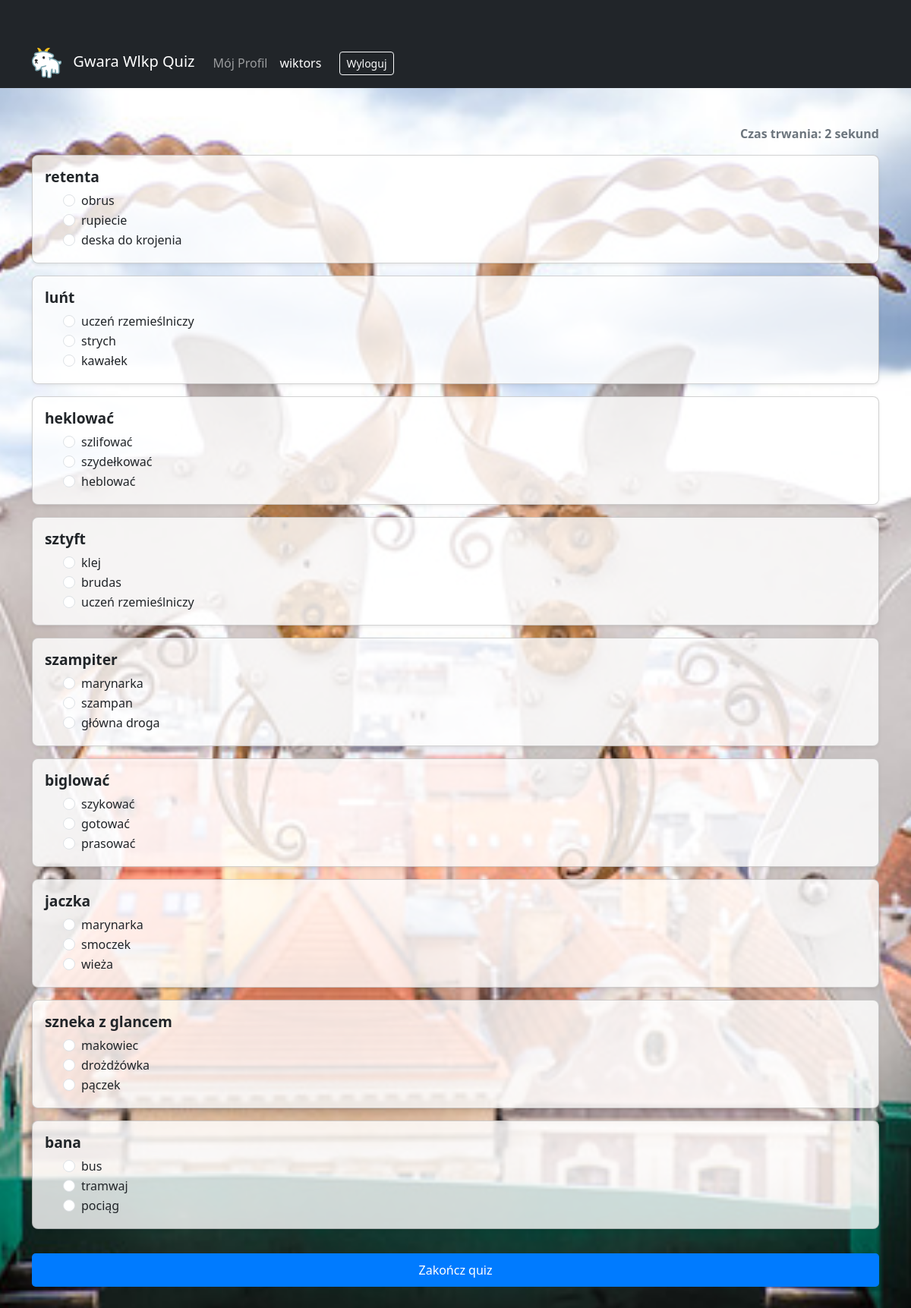
Screenshot of / (signed in) with the database file from the repository.
### Quiz/models.py (models this page shows, shortened)
class QuesModel(models.Model):
    question = models.CharField(max_length=200, null=True, verbose_name="Pytanie")
    op1 = models.CharField(max_length=200, null=True, verbose_name="Opcja 1")
    op2 = models.CharField(max_length=200, null=True, verbose_name="Opcja 2")
    op3 = models.CharField(max_length=200, null=True, verbose_name="Opcja 3")
    correct_option = models.PositiveSmallIntegerField(
        choices=[
            (1, "Opcja 1"),
            (2, "Opcja 2"),
            (3, "Opcja 3"),
            (4, "Opcja 4"),
        ],
        verbose_name="Poprawna opcja",
        default=1
    )

### Quiz/views.py (the view)
# urls.py: 2. Add a URL to urlpatterns:  path('', views.home, name='home')
def home(request):
    if not request.user.is_authenticated:
        return redirect('login')
    if request.method == 'POST':
        questions = QuesModel.objects.all()
        score = 0
        wrong = 0
        correct = 0
        total = 0
        for q in questions:
            total += 1
            user_answer = request.POST.get(str(q.id))
            if str(q.correct_option) == user_answer:
                score += 1
                correct += 1
            else:
                wrong += 1
        percent = ( score / total ) * 100
        quiz_result = QuizResult(
            user=request.user,
            score=score,
            correct=correct,
            wrong=wrong,
            total=total,
            percent=percent,
            time=request.POST.get('timer'),
        )
        quiz_result.save()
        context = {
            'score': score,
            'time': request.POST.get('timer'),
            'correct': correct,
            'wrong': wrong,
            'percent': percent,
            'total': total,
        }
        return render(request, 'Quiz/result.html', context)
    else:
        questions = QuesModel.objects.all()
        context = {'questions': questions}
        return render(request, 'Quiz/home.html', context)

### Quiz/context_processors.py (called while the page is built)
def add_is_moderator(request):
    if request.user.is_authenticated:
        is_moderator = request.user.groups.filter(name='Moderator').exists()
    else:
        is_moderator = False
    return {'is_moderator': is_moderator}

### Quiz/templates/Quiz/home.html (shortened to what this page needs)
{% extends 'Quiz/dependencies.html' %}
  {% block content %}
  {% load static %}
  <div class="container mt-5">
      <div align="right" id="displaytimer" class="mb-3">
      </div>
      <form method='post' action=''>
{% for q in questions %}
<div class="card mb-3 shadow-sm" style="background: rgba(255, 255, 255, 0.8); border-radius: 8px;">
    <div class="card-body">
        <h5 class="card-title">{{ q.question }}</h5>
        <div class="form-check" id="options-{{ q.id }}">
            <div class="form-check">
                <input class="form-check-input" type="radio" name="{{ q.id }}" id="option1-{{ q.id }}" value="1">
                <label class="form-check-label" for="option1-{{ q.id }}">
                    {{ q.op1 }}
                </label>
            </div>
            <div class="form-check">
                <input class="form-check-input" type="radio" name="{{ q.id }}" id="option2-{{ q.id }}" value="2">
                <label class="form-check-label" for="option2-{{ q.id }}">
                    {{ q.op2 }}
                </label>
            </div>
            <div class="form-check">
                <input class="form-check-input" type="radio" name="{{ q.id }}" id="option3-{{ q.id }}" value="3">
                <label class="form-check-label" for="option3-{{ q.id }}">
                    {{ q.op3 }}
                </label>
            </div>
        </div>
    </div>
</div>
{% endfor %}
          <button type="submit" class="btn btn-primary w-100 mt-3">Zakończ quiz</button>
      </form>
  </div>
  {% endblock %}

### Quiz/templates/Quiz/dependencies.html (shortened to what this page needs)
{% load static %}
<html>
    <head>
        <link rel="stylesheet" href="{% static '/styles.css' %}">
        <link rel="stylesheet" href="https://cdnjs.cloudflare.com/ajax/libs/bootstrap/5.3.0/css/bootstrap.min.css">
    </head>
    <body>
        {% include 'Quiz/navbar.html' %}
        {% block content %}
        {% endblock %}
        <br>
    </body>
</html>

### Quiz/templates/Quiz/navbar.html (shortened to what this page needs)
{% load static %}
<nav class="navbar navbar-expand-lg navbar-dark bg-dark">
  <div class="container">
    <a class="navbar-brand" href="{% url 'home' %}">
      <img src="{% static '/images/goat.png' %}" alt="Logo" style="max-height: 40px; margin-right: 10px;">
      Gwara Wlkp Quiz
    </a>
    <div class="collapse navbar-collapse" id="navbarNav">
      <ul class="navbar-nav ml-auto">
        {% if request.user.is_authenticated %}
          {% if not is_moderator %}
            <li class="nav-item">
              <a class="nav-link" href="{% url 'profile' %}">Mój Profil</a>
            </li>
          {% endif %}
          <li class="nav-item">
            <span class="nav-link greet">{{ request.user.username }}</span>
          </li>
          <li class="nav-item">
            <a class="btn btn-outline-light btn-sm" href="{% url 'logout' %}">Wyloguj</a>
          </li>
        {% endif %}
      </ul>
    </div>
  </div>
</nav>

### static/styles.css (style rules this page uses)
body { font-family: 'Arial', sans-serif; background-image: url("/static/images/goats.jpg"); background-size: cover; background-position: center; background-repeat: no-repeat; margin: 0; padding: 0; }
.card { border: none; box-shadow: 0px 4px 10px rgba(0, 0, 0, 0.1); transition: transform 0.2s ease, box-shadow 0.2s ease; }
.card-title { font-size: 1.2rem; font-weight: bold; color: #212529; }
button.btn-primary { font-size: 1rem; background-color: #007bff; border: none; padding: 10px; border-radius: 5px; transition: background-color 0.3s; }
#displaytimer { font-size: 1rem; font-weight: bold; color: #6c757d; text-align: right; }
.container { margin-top: 50px; }
.btn { width: 100%; padding: 12px; font-size: 1.1rem; border-radius: 10px; }
a { color: #007bff; }
.navbar { padding: 0.3rem 0.8rem; }
.navbar-nav { align-items: center; }
.navbar .greet { font-size: 16px; color: #fff; margin-left: auto; margin-right: 1rem; }

### rows the page displays
QuesModel: question "retenta", op1 "rupiecie", op2 "obrus", op3 "deska do krojenia"
QuesModel: question "luńt", op1 "kawałek", op2 "strych", op3 "uczeń rzemieślniczy"
QuesModel: question "heklować", op1 "szydełkować", op2 "heblować", op3 "szlifować"
QuesModel: question "sztyft", op1 "uczeń rzemieślniczy", op2 "brudas", op3 "klej"
QuesModel: question "szampiter", op1 "szampan", op2 "marynarka", op3 "główna droga"
QuesModel: question "biglować", op1 "prasować", op2 "gotować", op3 "szykować"
QuesModel: question "jaczka", op1 "marynarka", op2 "smoczek", op3 "wieża"
QuesModel: question "szneka z glancem", op1 "pączek", op2 "drożdżówka", op3 "makowiec"
QuesModel: question "bana", op1 "tramwaj", op2 "pociąg", op3 "bus"

### other values shown
{{ request.user.username }} "wiktors"
